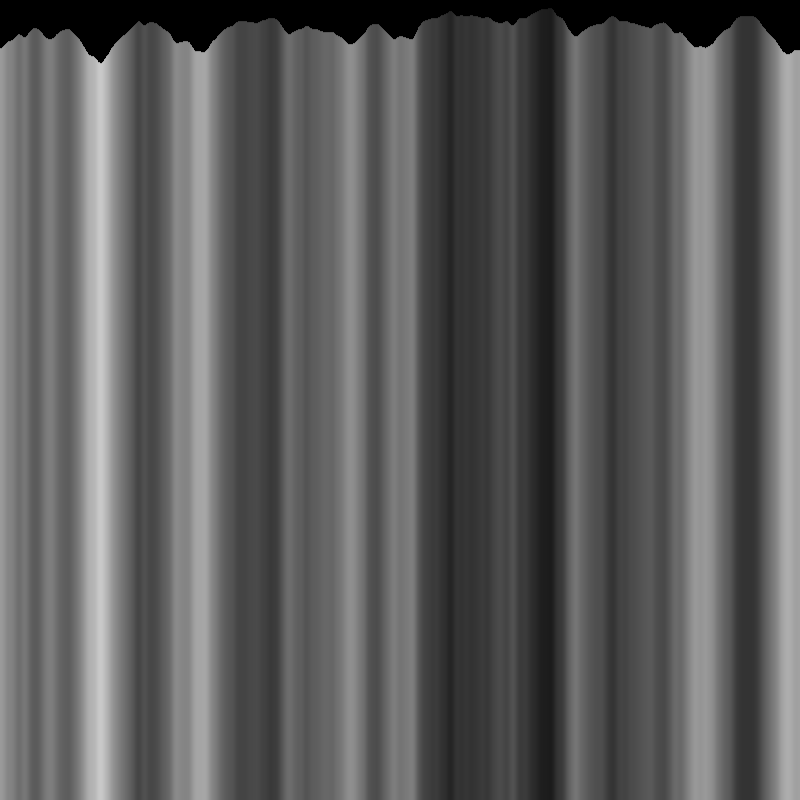
Frame 1 (no input)
Frame 60 (the mouse pressed at the canvas centre just before this capture): identical to frame 1, image omitted
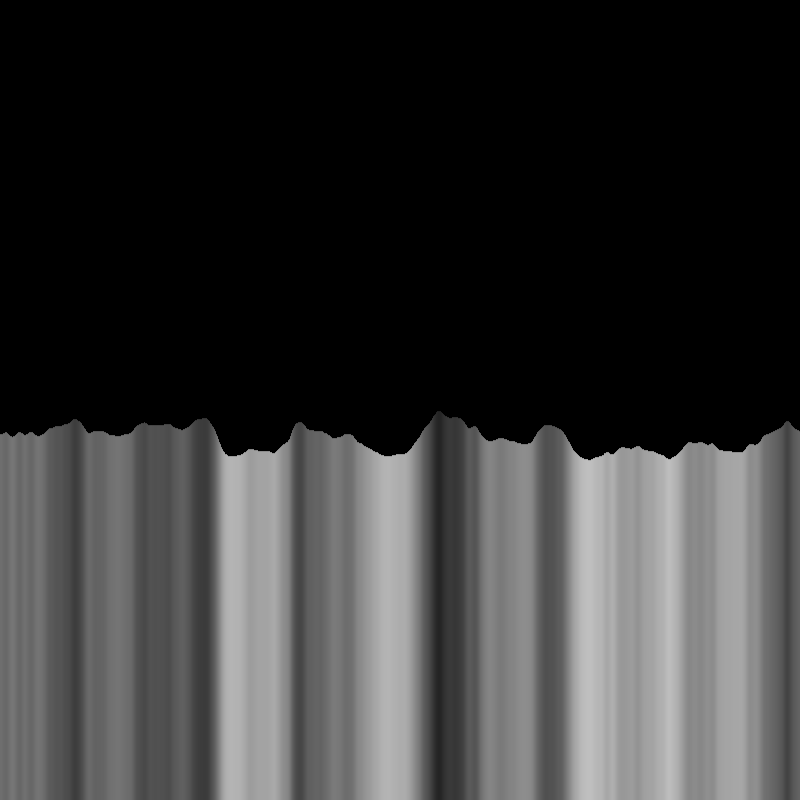
Frame 120 (the mouse held since frame 60 and released just before this capture)

The Processing sketch that drew these frames (run headless with seeded random() and noise(); from frame 60 on, the mouse is pressed at the canvas centre):

// Processing sketch: NoiseTest
// ── NoiseTest.pde
float noiseScale = 0.02;

void setup() {
  size(800, 800);
}

void draw() {
  background(0);
  for (int x=0; x < width; x++) {
    float noiseVal = noise((mouseX+x)*noiseScale, mouseY*noiseScale);
    stroke(noiseVal*255);
    line(x, mouseY+noiseVal*80, x, height);
  }
}
